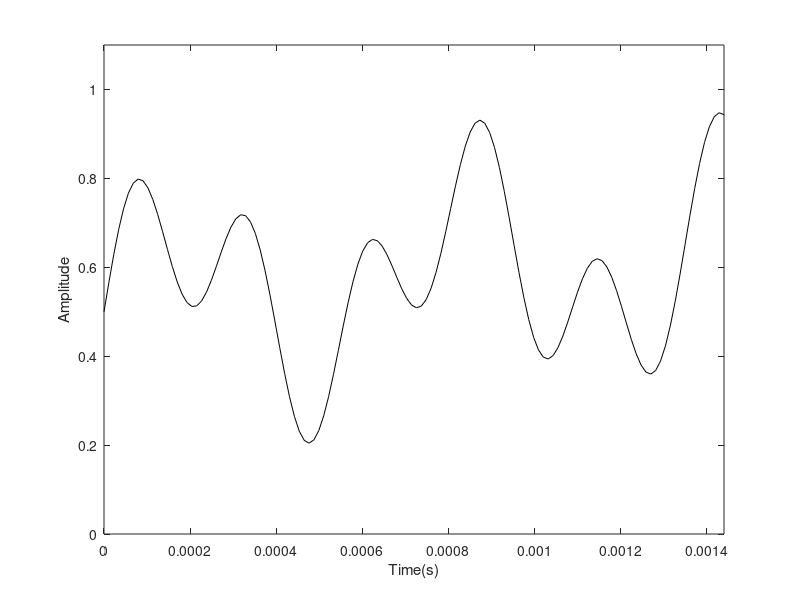
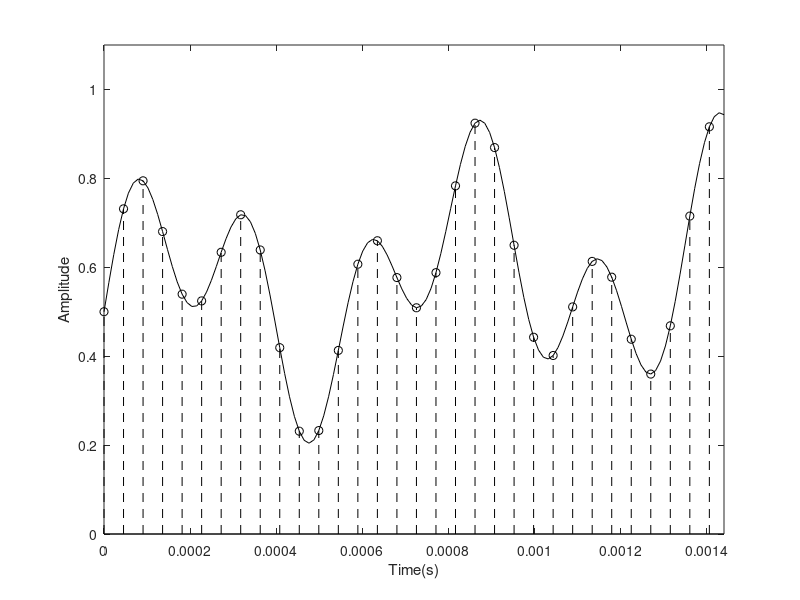
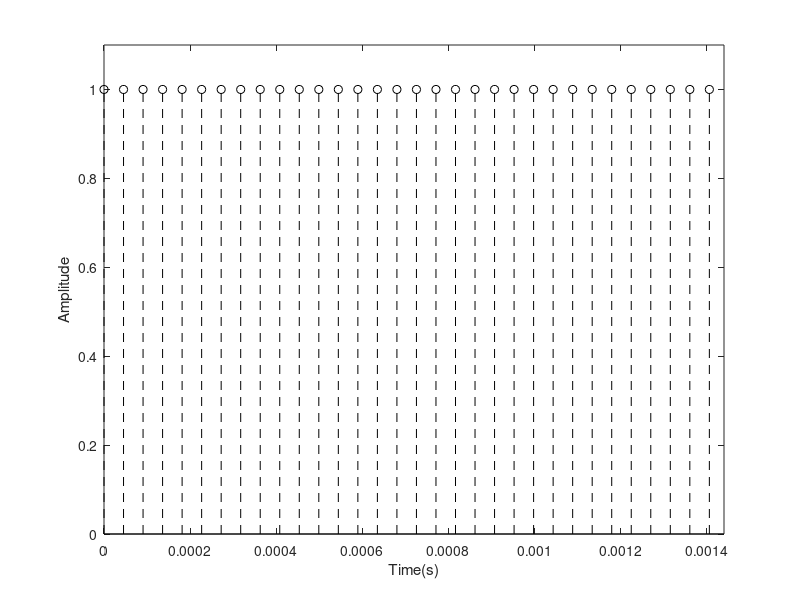

Write the MATLAB code that produced these figures, in order.
clear all
close all
clc
%% ----------------- Script to generate random signals --------------------
% 
Fs = 88200;
N = 2048;
lim = 128;
t = 0:1/Fs:(N*(1/Fs)-(1/Fs));
vec = sin(2*pi*1500*t)+sin(2*pi*3700*t)+sin(2*pi*100*t);
vec = vec/max(vec);
aux = (max(vec)+abs(min(vec)))/2;
vec = (vec+aux)/2;
% Graphic 1
figure(1)
plot(t(1:lim),vec(1:lim), 'k');
axis([0 t(lim) 0 1.1])
xlabel('Time(s)');
ylabel('Amplitude');
saveas(gcf,'C:\Users\JoaoAndre\Documents\thesiswriting\Chapters\2CHP\Diagrams\simpsignal.eps')
% Graphic 2
tt = [];
vec1 = [];
i = 1;
while i<lim
tt = [tt t(i)];
vec1 = [vec1 vec(i)];
i=i+4;
end
figure(2)
plot(t(1:lim),vec(1:lim), 'k');
hold on
stem(tt,vec1, '--k')
axis([0 t(lim) 0 1.1])
xlabel('Time(s)');
ylabel('Amplitude');
saveas(gcf,'C:\Users\JoaoAndre\Documents\thesiswriting\Chapters\2CHP\Diagrams\sampsignal.eps')
% Graphic 3
vec2 = ones(1,lim/4);
figure(3)
stem(tt,vec2, '--k')
axis([0 t(lim) 0 1.1])
xlabel('Time(s)');
ylabel('Amplitude');
saveas(gcf,'C:\Users\JoaoAndre\Documents\thesiswriting\Chapters\2CHP\Diagrams\impulse.eps')